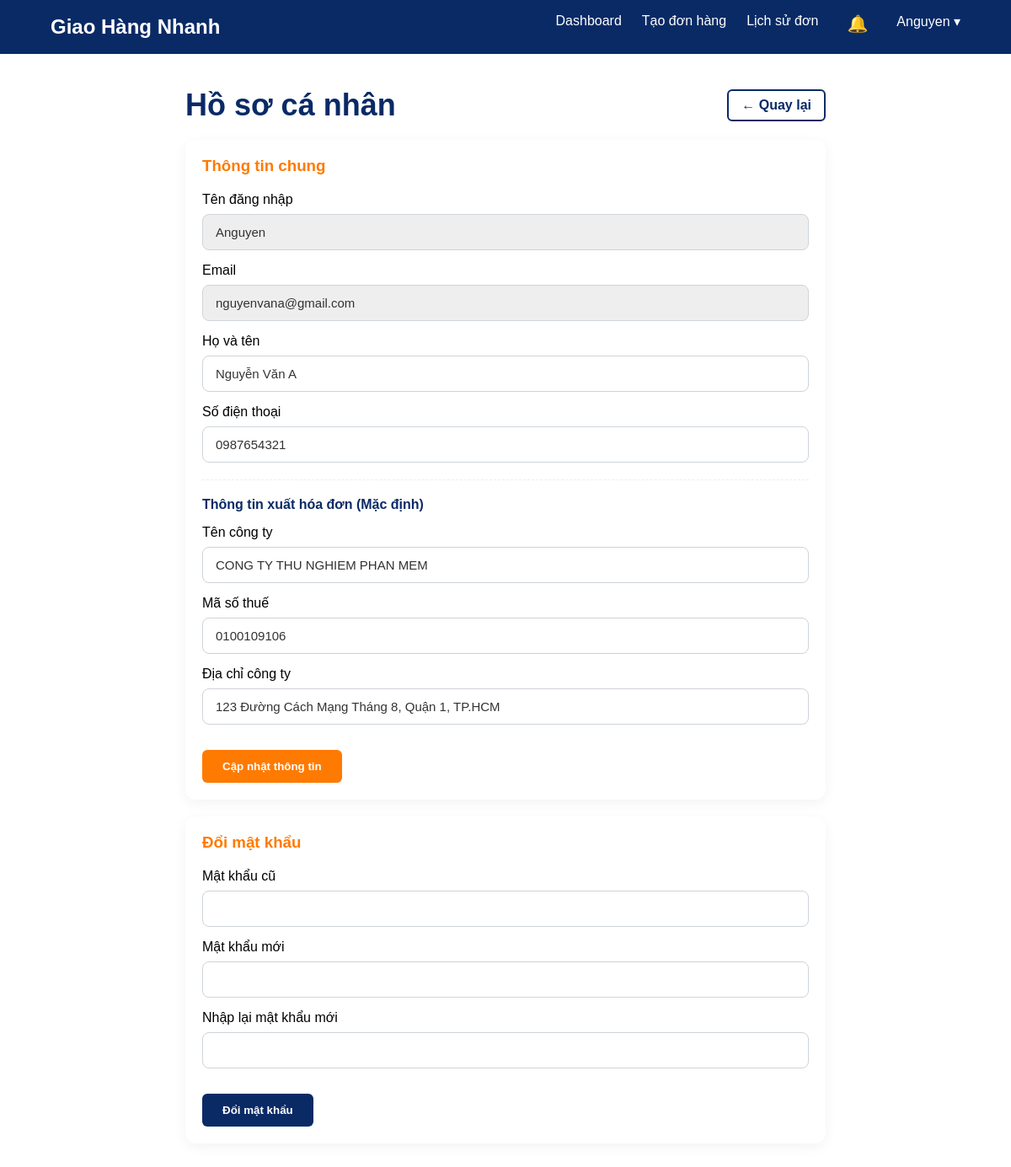
The app's page /public/profile.php (signed in) with its own data.
### tables this page shows
CREATE TABLE `users` (
  `id` int(11) NOT NULL,
  `username` varchar(50) NOT NULL,
  `fullname` varchar(100) DEFAULT NULL,
  `phone` varchar(20) DEFAULT NULL,
  `password` varchar(255) NOT NULL,
  `role` enum('customer','admin','shipper') DEFAULT 'customer',
  `created_at` timestamp NOT NULL DEFAULT current_timestamp(),
  `email` varchar(255) DEFAULT NULL,
  `company_name` varchar(255) DEFAULT NULL,
  `tax_code` varchar(50) DEFAULT NULL,
  `company_address` text DEFAULT NULL,
  `is_locked` tinyint(1) NOT NULL DEFAULT 0 COMMENT '0: Hoạt động, 1: Bị khóa',
  `lock_reason` varchar(255) DEFAULT NULL,
  `is_approved` tinyint(1) NOT NULL DEFAULT 1
);

### public/profile.php (the view, shortened to what this page needs)
<?php
require_once __DIR__ . '/../config/db.php';
$user_id = $_SESSION['user_id'];
$stmt = $conn->prepare("SELECT username, email, fullname, phone, company_name, tax_code, company_address FROM users WHERE id = ?");
$stmt->bind_param("i", $user_id);
$stmt->execute();
$user_info = $stmt->get_result()->fetch_assoc();
?>
<!DOCTYPE html>
<html lang="vi">
<head>
    <link rel="stylesheet" href="assets/css/styles.css?v=<?php echo time(); ?>">
</head>
<body>
    <?php include __DIR__ . '/../includes/header_user.php'; ?>
    <main class="container" style="padding: 40px 20px; max-width: 800px;">
        <div style="display:flex; justify-content:space-between; align-items:center; margin-bottom:20px;">
            <h2 class="section-title" style="margin:0;">Hồ sơ cá nhân</h2>
            <a href="dashboard.php" class="btn-secondary"
                style="color:#0a2a66; border-color:#0a2a66; padding:8px 15px;">← Quay lại</a>
        </div>
        <div class="profile-card">
            <h3 style="margin-bottom:20px; color:#ff7a00;">Thông tin chung</h3>
            <form method="POST" onsubmit="return confirm('Bạn có chắc chắn muốn lưu thay đổi thông tin cá nhân?');">
                <div class="form-group"><label>Tên đăng nhập</label><input type="text"
                        value="<?php echo htmlspecialchars($user_info['username']); ?>" disabled
                        style="background:#eee;"></div>
                <div class="form-group"><label>Email</label><input type="text"
                        value="<?php echo htmlspecialchars($user_info['email']); ?>" disabled style="background:#eee;">
                </div>
                <div class="form-group"><label>Họ và tên</label><input type="text" name="fullname"
                        value="<?php echo htmlspecialchars($user_info['fullname']); ?>" required></div>
                <div class="form-group"><label>Số điện thoại</label><input type="text" name="phone"
                        value="<?php echo htmlspecialchars($user_info['phone']); ?>" required></div>
                <hr style="margin: 20px 0; border: 0; border-top: 1px dashed #eee;">
                <h4 style="color:#0a2a66; margin-bottom:15px;">Thông tin xuất hóa đơn (Mặc định)</h4>
                <div class="form-group"><label>Tên công ty</label><input type="text" name="company_name"
                        value="<?php echo htmlspecialchars($user_info['company_name'] ?? ''); ?>"
                        placeholder="Nhập tên công ty"></div>
                <div class="form-group"><label>Mã số thuế</label><input type="text" name="tax_code"
                        value="<?php echo htmlspecialchars($user_info['tax_code'] ?? ''); ?>"
                        placeholder="Nhập mã số thuế"></div>
                <div class="form-group"><label>Địa chỉ công ty</label><input type="text" name="company_address"
                        value="<?php echo htmlspecialchars($user_info['company_address'] ?? ''); ?>"
                        placeholder="Nhập địa chỉ công ty"></div>
                <button type="submit" name="update_info" class="btn-primary" style="margin-top:15px;">Cập nhật thông
                    tin</button>
            </form>
        </div>
        <div class="profile-card">
            <h3 style="margin-bottom:20px; color:#ff7a00;">Đổi mật khẩu</h3>
            <form method="POST" onsubmit="return confirm('Bạn có chắc chắn muốn đổi mật khẩu không?');">
                <div class="form-group"><label>Mật khẩu cũ</label><input type="password" name="old_pass" required></div>
                <div class="form-group"><label>Mật khẩu mới</label><input type="password" name="new_pass" required>
                </div>
                <div class="form-group"><label>Nhập lại mật khẩu mới</label><input type="password" name="confirm_pass"
                        required></div>
                <button type="submit" name="change_pass" class="btn-secondary"
                    style="margin-top:15px; background:#0a2a66; color:white; border:none;">Đổi mật khẩu</button>
            </form>
        </div>
    </main>
</body>
</html>

### public/assets/css/base/typography.css (style rules this page uses)
body { font-family: "Poppins", sans-serif; -webkit-font-smoothing: antialiased; -moz-osx-font-smoothing: grayscale; }

### public/assets/css/base/global.css (style rules this page uses)
.container { max-width: 1200px; margin: 0 auto; padding: 0 20px; }

### public/assets/css/components/buttons.css (style rules this page uses)
.btn-primary { display: inline-block; background-color: #ff7a00; color: #ffffff; padding: 12px 24px; border-radius: 6px; text-decoration: none; font-weight: 600; border: none; cursor: pointer; transition: background-color 0.3s ease, transform 0.2s ease; }
.btn-secondary { display: inline-block; border: 2px solid #ffffff; color: #ffffff; padding: 12px 24px; border-radius: 6px; text-decoration: none; font-weight: 600; transition: background-color 0.3s ease; }

### public/assets/css/components/forms.css (style rules this page uses)
input, select, textarea { width: 100%; padding: 12px 15px; border-radius: 8px; border: 1px solid #ced4da; font-size: 15px; color: #333; background-color: #ffffff; transition: border-color 0.3s ease, box-shadow 0.3s ease; font-family: "Poppins", sans-serif; }
.form-group { display: flex; flex-direction: column; gap: 8px; margin-bottom: 15px; }

### public/assets/css/components/cards.css (style rules this page uses)
.profile-card, .detail-box, .address-card { background: #fff; padding: 20px; border-radius: 12px; box-shadow: 0 4px 15px rgba(0, 0, 0, 0.05); margin-bottom: 20px; }

### public/assets/css/pages/landing.css (style rules this page uses)
.section-title { font-size: 36px; color: #0a2a66; margin-bottom: 12px; }
main { padding: 80px 40px; max-width: 900px; margin: 0 auto; }

### records on screen
users: username "Anguyen", email "nguyenvana@gmail.com", fullname "Nguyễn Văn A", phone "0987654321", company_name "CONG TY THU NGHIEM PHAN MEM", tax_code "0100109106", company_address "123 Đường Cách Mạng Tháng 8, Quận 1, TP.HCM"

### other values on screen
$_SESSION['username'] "Anguyen"
